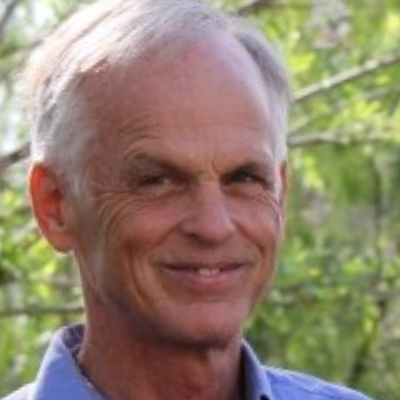
#> input picture test_files/test_1.jpg, 400 x 400 px; its folder holds only this picture in this run
$ jupyter execute --allow-errors cropper.ipynb
#> lines starting #> are read from the running program, lines starting #| are printed output that depends on the picture
[cell 1]
import numpy as np
import PIL.Image as Image
# crop image file to top 224*224 pixels
def crop_image(img):
    return img[:, :224, :224]

# read file from path with PIL and convert to numpy array
def read_image(path):
    img = Image.open(path).convert("RGB")
    img = np.array(img).transpose((2, 0, 1))  # to C, H, W
    return img

# crop and save to destination path
def process_and_save_image(src_path, dst_path):
    img = read_image(src_path)
    img_cropped = crop_image(img)
    img_cropped_pil = Image.fromarray(img_cropped.transpose((1, 2, 0)))  # to H, W, C
    img_cropped_pil.save(dst_path)

[cell 2]
import numpy as np
import PIL.Image as Image
def read_image(path):
#> called with path = '../test_files/test_1.jpg'
    img = Image.open(path).convert('RGB')
#> img is the input picture: PIL image 400x400 RGB; mean R, G, B 145.4, 131, 110.4
    img = np.array(img).transpose((2, 0, 1))  # to C, H, W
    return img
# unconditional shrink image to 224*224
def shrink_image(img):
    img_pil = Image.fromarray(img.transpose((1, 2, 0)))  # to H, W, C
    img_resized_pil = img_pil.resize((224, 224))
    img_resized = np.array(img_resized_pil).transpose((2, 0, 1))  # to C, H, W
    return img_resized
def shrink_and_save_image(src_path, dst_path):
    img = read_image(src_path)
    img_shrunk = shrink_image(img)
    img_shrunk_pil = Image.fromarray(img_shrunk.transpose((1, 2, 0)))  # to H, W, C
    img_shrunk_pil.save(dst_path)

# make directory "shrunk_images" if not exist
import os
os.makedirs("processed", exist_ok=True)
#> (the rest of this cell did not finish here and is left out)

[cell 3]
import numpy as np
from PIL import Image
# reduce resolution of image to 112*112; keep every second pixel
def reduce_image(img, sz):
    factor = 224//sz
    return img[:, ::factor, ::factor]
# read file from path with PIL and convert to numpy array
def read_image(path):
#> called with path = '../test_files/test_224_1.jpg'
    img = Image.open(path).convert('RGB')
#> img: PIL image 224x224 RGB
    img = np.array(img).transpose((2, 0, 1))  # to C, H, W
    return img
# reduce and save image
def reduce_and_save_image(input_path, output_path, sz):
    img = read_image(input_path)
    img_reduced = reduce_image(img, sz)
    img_reduced_pil = Image.fromarray(img_reduced.transpose((1, 2, 0)))  # to H, W, C
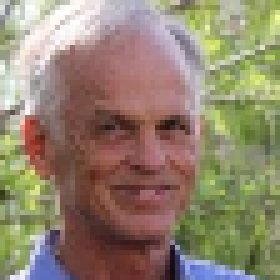
#> img_reduced_pil: PIL image 56x56 RGB (shown 5 times larger); mean R, G, B 146.1, 131.7, 110.9
    img_reduced_pil.save(output_path)

#> (the rest of this cell did not finish here and is left out)
